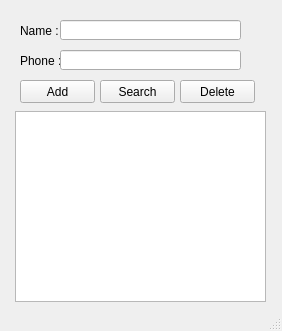
<?xml version="1.0" encoding="UTF-8"?>
<ui version="4.0">
 <class>MainWindow</class>
 <widget class="QMainWindow" name="MainWindow">
  <property name="geometry">
   <rect>
    <x>0</x>
    <y>0</y>
    <width>282</width>
    <height>331</height>
   </rect>
  </property>
  <property name="windowTitle">
   <string>MainWindow</string>
  </property>
  <widget class="QWidget" name="centralwidget">
   <widget class="QLabel" name="label">
    <property name="geometry">
     <rect>
      <x>20</x>
      <y>10</y>
      <width>51</width>
      <height>41</height>
     </rect>
    </property>
    <property name="text">
     <string>Name :</string>
    </property>
   </widget>
   <widget class="QLabel" name="label_2">
    <property name="geometry">
     <rect>
      <x>20</x>
      <y>40</y>
      <width>51</width>
      <height>41</height>
     </rect>
    </property>
    <property name="text">
     <string>Phone :</string>
    </property>
   </widget>
   <widget class="QPushButton" name="add_button">
    <property name="geometry">
     <rect>
      <x>20</x>
      <y>80</y>
      <width>75</width>
      <height>23</height>
     </rect>
    </property>
    <property name="text">
     <string>Add</string>
    </property>
   </widget>
   <widget class="QPushButton" name="delete_button">
    <property name="geometry">
     <rect>
      <x>180</x>
      <y>80</y>
      <width>75</width>
      <height>23</height>
     </rect>
    </property>
    <property name="text">
     <string>Delete</string>
    </property>
   </widget>
   <widget class="QPushButton" name="search_button">
    <property name="geometry">
     <rect>
      <x>100</x>
      <y>80</y>
      <width>75</width>
      <height>23</height>
     </rect>
    </property>
    <property name="text">
     <string>Search</string>
    </property>
   </widget>
   <widget class="QListWidget" name="contact_list">
    <property name="geometry">
     <rect>
      <x>15</x>
      <y>111</y>
      <width>251</width>
      <height>191</height>
     </rect>
    </property>
   </widget>
   <widget class="QLineEdit" name="name_input">
    <property name="geometry">
     <rect>
      <x>60</x>
      <y>20</y>
      <width>181</width>
      <height>20</height>
     </rect>
    </property>
   </widget>
   <widget class="QLineEdit" name="phone_input">
    <property name="geometry">
     <rect>
      <x>60</x>
      <y>50</y>
      <width>181</width>
      <height>20</height>
     </rect>
    </property>
   </widget>
  </widget>
  <widget class="QStatusBar" name="statusbar"/>
 </widget>
 <resources/>
 <connections/>
</ui>
